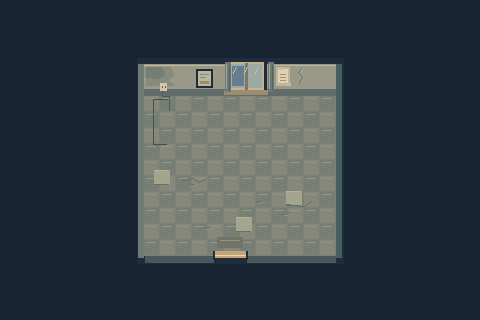
#> input picture core/src/main/resources/art/room.png, 480 x 320 px
$ python make_chapter3_art.py
#> lines starting #> are read from the running program, lines starting #| are printed output that depends on the picture
"""Evening material pass and authored light pools. No new invisible collision geometry."""
from pathlib import Path
from PIL import Image,ImageDraw
import math,random
A=Path(__file__).resolve().parents[1]/'core/src/main/resources/art'
def save(i,n):i.save(A/(n+'.png'))
def rect(d,b,c):d.rectangle(b,fill=c)
# Large soft pools are separate translucent assets; weather never hides navigation.
for name,color in [('light_amber',(255,184,105)),('light_monitor',(104,205,195)),('light_window',(255,218,156))]:
 im=Image.new('RGBA',(160,112));p=im.load()
 for y in range(112):
  for x in range(160):
   r=((x-80)/80)**2+((y-56)/56)**2
   a=int(max(0,1-r)**2*(36 if name=='light_amber' else 28))
   p[x,y]=(*color,a)
 save(im,name)
#> this loop made 3 passes
#> pass 1, in save, `def save(i,n):i.save(A/(n+'.png'))`:
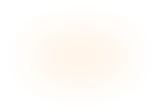
#> saved as light_amber.png: PIL image 160x112 RGBA; mean R, G, B, A 255, 184, 105, 9.1; transparent parts drawn white
# Student room: taped receipts, an old curtain, books, loose cables, scuffed threshold.
im=Image.open(A/'room.png');d=ImageDraw.Draw(im)
#> further down, im is the input picture: PIL image 480x320 RGBA; mean R, G, B, A 50.2, 60.4, 67.1, 255
for x in [225,268]:
 rect(d,(x,62,x+5,91),'#6e7875');d.line((x+1,64,x+1,88),fill='#a6a692');d.line((x+4,65,x+4,90),fill='#535f60')
rect(d,(276,67,289,85),'#c0b59b');rect(d,(278,69,287,82),'#e0d2ad')
for y in [74,77,80]:d.line((280,y,285,y),fill='#9b9784')
rect(d,(277,67,281,69),'#bebd9f');rect(d,(286,83,290,85),'#bebd9f')
d.line((167,99,153,99,153,144,166,144),fill='#434f53',width=1)
# Floor damage respects the room's small scale.
for x,y in [(187,185),(255,202),(282,214),(203,228)]:
 d.line((x,y,x+7,y-1),fill='#6b736b');d.line((x+2,y+1,x+9,y),fill='#8f9480')
save(im,'room')
# Two desk states: the upgrade stays in the same furniture footprint.
#> (the run stopped early here; a loop or call above may not have finished)

$ run again, with core/src/main/resources/art/stair.png copied over core/src/main/resources/art/room.png
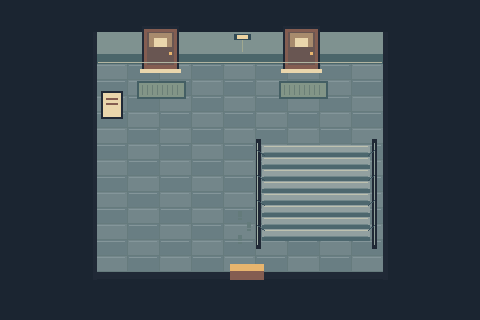
#> input picture core/src/main/resources/art/stair.png, 480 x 320 px
#> im is the input picture: PIL image 480x320 RGBA; mean R, G, B, A 66.4, 79.4, 86.7, 255
#> in save (call 4), `def save(i,n):i.save(A/(n+'.png'))`:
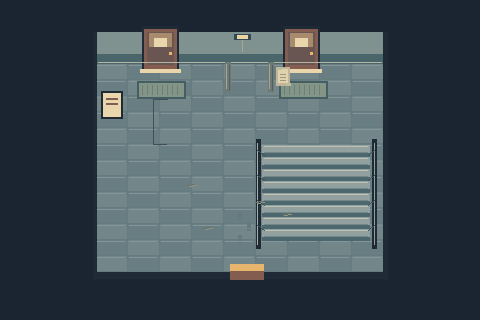
#> saved as room.png: PIL image 480x320 RGBA; mean R, G, B, A 66.5, 79.5, 86.7, 255
